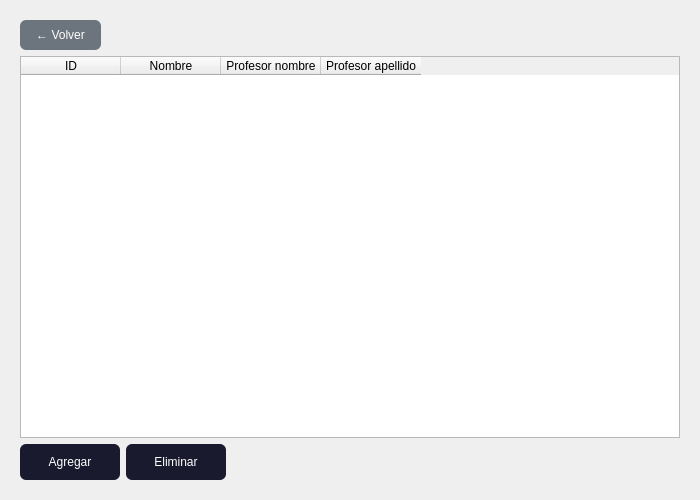
<?xml version="1.0" encoding="UTF-8"?>
<ui version="4.0">
 <class>PantallaGestionMaterias</class>
 <widget class="QWidget" name="PantallaGestionMaterias">
  <property name="geometry">
   <rect>
    <x>0</x>
    <y>0</y>
    <width>700</width>
    <height>500</height>
   </rect>
  </property>
  <layout class="QVBoxLayout" name="verticalLayout">
   <property name="leftMargin">
    <number>20</number>
   </property>
   <property name="topMargin">
    <number>20</number>
   </property>
   <property name="rightMargin">
    <number>20</number>
   </property>
   <property name="bottomMargin">
    <number>20</number>
   </property>
   <item>
    <layout class="QHBoxLayout" name="titulo_layout">
     <item>
      <widget class="QPushButton" name="btn_volver">
       <property name="styleSheet">
        <string>QPushButton { background-color: #6c757d; color: white; border-radius: 6px; padding: 8px 16px; }</string>
       </property>
       <property name="text">
        <string>← Volver</string>
       </property>
      </widget>
     </item>
     <item>
      <spacer name="horizontalSpacer">
       <property name="orientation">
        <enum>Qt::Orientation::Horizontal</enum>
       </property>
       <property name="sizeHint" stdset="0">
        <size>
         <width>40</width>
         <height>20</height>
        </size>
       </property>
      </spacer>
     </item>
    </layout>
   </item>
   <item>
    <widget class="QTableWidget" name="tabla">
     <column>
      <property name="text">
       <string>ID</string>
      </property>
     </column>
     <column>
      <property name="text">
       <string>Nombre</string>
      </property>
     </column>
     <column>
      <property name="text">
       <string>Profesor nombre</string>
      </property>
     </column>
     <column>
      <property name="text">
       <string>Profesor apellido</string>
      </property>
     </column>
    </widget>
   </item>
   <item>
    <layout class="QHBoxLayout" name="btns_layout">
     <item>
      <widget class="QPushButton" name="btn_agregar">
       <property name="minimumSize">
        <size>
         <width>100</width>
         <height>36</height>
        </size>
       </property>
       <property name="styleSheet">
        <string>QPushButton { background-color: #1a1a2e; color: white; border-radius: 6px; }</string>
       </property>
       <property name="text">
        <string>Agregar</string>
       </property>
      </widget>
     </item>
     <item>
      <widget class="QPushButton" name="btn_eliminar">
       <property name="minimumSize">
        <size>
         <width>100</width>
         <height>36</height>
        </size>
       </property>
       <property name="styleSheet">
        <string>QPushButton { background-color: #1a1a2e; color: white; border-radius: 6px; }</string>
       </property>
       <property name="text">
        <string>Eliminar</string>
       </property>
      </widget>
     </item>
     <item>
      <spacer name="horizontalSpacer">
       <property name="orientation">
        <enum>Qt::Orientation::Horizontal</enum>
       </property>
       <property name="sizeHint" stdset="0">
        <size>
         <width>40</width>
         <height>20</height>
        </size>
       </property>
      </spacer>
     </item>
    </layout>
   </item>
  </layout>
 </widget>
 <resources/>
 <connections/>
</ui>
